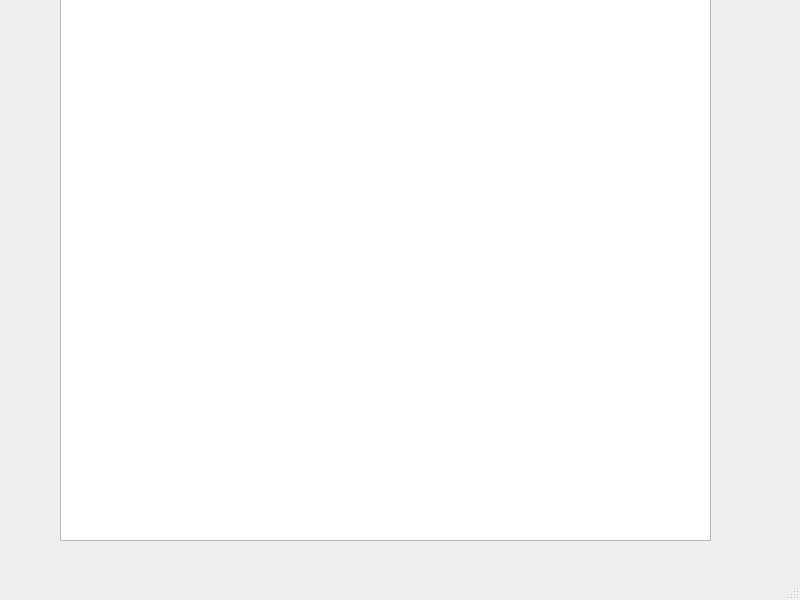
<?xml version="1.0" encoding="UTF-8"?>
<ui version="4.0">
 <class>MainWindow</class>
 <widget class="QMainWindow" name="MainWindow">
  <property name="geometry">
   <rect>
    <x>0</x>
    <y>0</y>
    <width>800</width>
    <height>600</height>
   </rect>
  </property>
  <property name="windowTitle">
   <string>MainWindow</string>
  </property>
  <widget class="QWidget" name="centralwidget">
   <widget class="QGraphicsView" name="graphicsView">
    <property name="geometry">
     <rect>
      <x>60</x>
      <y>-10</y>
      <width>651</width>
      <height>551</height>
     </rect>
    </property>
   </widget>
  </widget>
  <widget class="QMenuBar" name="menubar">
   <property name="geometry">
    <rect>
     <x>0</x>
     <y>0</y>
     <width>800</width>
     <height>22</height>
    </rect>
   </property>
  </widget>
  <widget class="QStatusBar" name="statusbar"/>
 </widget>
 <resources/>
 <connections/>
</ui>
